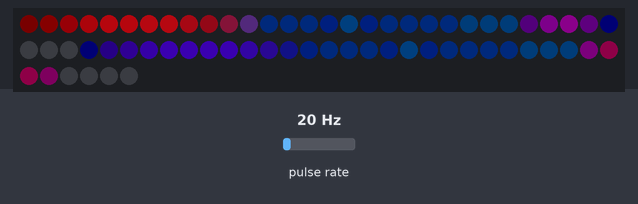
Simulated run of this sketch. Board: ESP32. Parts: 66 RGB LEDs in strip order, left to right, continuing on the next row. Wiring (inferred from the names in the program): pulse sensor: data GPIO 27. The test bench sets the inputs (shaded band); at power-on: pulse rate 20 Hz. Dim RGB values are drawn brighter than linear.

Above: at 1.2 s.
1.3 s: pulse rate (sensor on GPIO 27) set to 0 Hz
At 2.7 s:
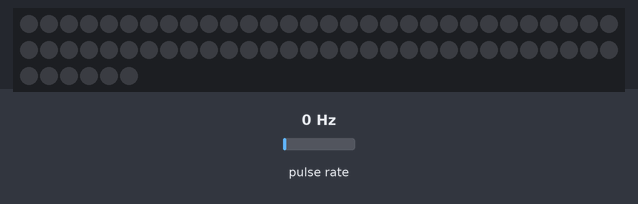
3.2 s: pulse rate (sensor on GPIO 27) set to 4 Hz
At 3.77 s:
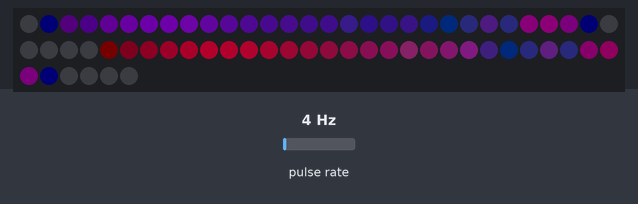
6.0 s: pulse rate (sensor on GPIO 27) set to 196 Hz
At 7.08 s:
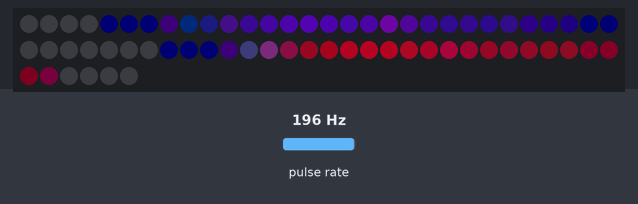
Timing chart, 0 to 9.0 s (numbered marks = the images above; inputs shaded):
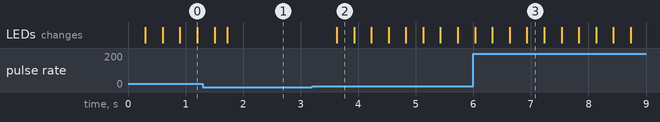

The sketch:

esp32_cylindrical_pov_smiley.ino
```cpp
#include <Arduino.h>
#include <FastLED.h>

// ------------------------- Hardware configuration -------------------------
constexpr uint8_t DATA_PIN = 23;   // SK9822 DI
constexpr uint8_t CLOCK_PIN = 18;  // SK9822 CI
constexpr uint8_t HALL_PIN = 27;   // KY-003 digital output

constexpr uint16_t LEDS_PER_ARM = 33;
constexpr uint16_t NUM_LEDS = LEDS_PER_ARM * 2;  // 66 total

// Arm A: LED 0..32 (bottom -> top)
constexpr uint16_t ARM_A_START = 0;
// Arm B: LED 33..65 physically wired top -> bottom
constexpr uint16_t ARM_B_START = LEDS_PER_ARM;

// POV angular resolution.
constexpr uint16_t ANGLE_SLICES = 180;  // 2 degrees per slice
constexpr int16_t ANGLE_OFFSET_SLICES = 0;  // rotate image if needed

constexpr uint8_t BRIGHTNESS = 72;
constexpr EOrder COLOR_ORDER = BGR;  // SK9822 strips are often BGR

// 3D ribbon effect tuning.
constexpr float EFFECT_SPIN_HZ = 0.32f;          // global animation speed
constexpr float HELIX_AMPLITUDE = 0.72f;         // vertical excursion
constexpr uint8_t TRAIL_SAMPLES = 3;             // more = longer afterglow trail
constexpr float TRAIL_ANGULAR_LAG_RAD = 0.18f;   // angular spacing between trail samples

// Hall pulse limits for filtering noise and handling restarts.
constexpr uint32_t MIN_HALF_PERIOD_US = 1500;      // reject bounce/noise
constexpr uint32_t MAX_HALF_PERIOD_US = 2000000; // reject impossible slow edge
constexpr uint32_t MIN_SIGNAL_TIMEOUT_US = 400000;
constexpr uint8_t MAX_MISSED_HALVES_BEFORE_BLANK = 8;

CRGB leds[NUM_LEDS];
float g_sliceTheta[ANGLE_SLICES];
float normY[LEDS_PER_ARM];

volatile uint32_t g_lastEdgeUs = 0;
volatile uint32_t g_lastPulseUs = 0;
volatile uint32_t g_halfPeriodUs = 30000;  // startup estimate
volatile uint8_t g_halfTurn = 0;            // 0: first 180 deg, 1: second 180 deg
volatile uint16_t g_syncedHalfTurns = 0;    // valid half-turn intervals measured

uint16_t g_lastRenderedSlice = 0xFFFF;
bool g_ledsAreCleared = false;

inline uint16_t armAIndexFromBottom(uint8_t y) {
  return ARM_A_START + y;
}

inline uint16_t armBIndexFromBottom(uint8_t y) {
  return ARM_B_START + (LEDS_PER_ARM - 1U - y);
}

void IRAM_ATTR onHallEdge() {
  const uint32_t nowUs = micros();

  if (g_lastEdgeUs == 0) {
    g_lastEdgeUs = nowUs;
    g_lastPulseUs = nowUs;
    g_syncedHalfTurns = 0;
    g_halfTurn = 0;
    return;
  }

  const uint32_t dt = nowUs - g_lastEdgeUs;
  if (dt < MIN_HALF_PERIOD_US) {
    return;  // debounce / EMI rejection
  }

  // Ignore implausibly short intervals after lock (noise spikes).
  if (g_syncedHalfTurns > 6 && (dt * 4U) < g_halfPeriodUs) {
    return;
  }

  if (dt > MAX_HALF_PERIOD_US) {
    // Lost lock (motor stopped or missed pulses). Re-lock from this new edge.
    g_lastEdgeUs = nowUs;
    g_lastPulseUs = nowUs;
    g_syncedHalfTurns = 0;
    g_halfTurn = 0;
    return;
  }

  // If dt is close to 2x/3x expected after lock, assume pulse(s) were skipped.
  // This keeps half-period estimation stable and preserves phase continuity.
  uint32_t halfStepsSinceLastPulse = 1U;
  uint32_t dtForFilter = dt;
  if (g_syncedHalfTurns > 6) {
    const uint32_t expectedHalfUs = g_halfPeriodUs;
    const uint32_t missedPulseThresholdUs = (expectedHalfUs * 7U) / 4U;
    if (dt > missedPulseThresholdUs) {
      const uint32_t estimatedSteps =
          (dt + (expectedHalfUs / 2U)) / expectedHalfUs;  // nearest integer
      if (estimatedSteps >= 2U && estimatedSteps <= 4U) {
        halfStepsSinceLastPulse = estimatedSteps;
        dtForFilter = dt / estimatedSteps;
      }
    }
  }

  // Low-pass filter half-turn duration so slice timing follows small RPM drift.
  // If a pulse is delayed/missed, cap filter input to avoid large timing jumps.
  if (g_syncedHalfTurns > 6) {
    const uint32_t maxFilterDt = g_halfPeriodUs * 2U;
    if (dtForFilter > maxFilterDt) {
      dtForFilter = maxFilterDt;
    }
  }
  g_halfPeriodUs = (g_halfPeriodUs * 7U + dtForFilter) / 8U;
  g_halfTurn ^= (halfStepsSinceLastPulse & 1U);
  if (g_syncedHalfTurns < (0xFFFF - halfStepsSinceLastPulse)) {
    g_syncedHalfTurns += halfStepsSinceLastPulse;
  } else {
    g_syncedHalfTurns = 0xFFFF;
  }

  g_lastEdgeUs = nowUs;
  g_lastPulseUs = nowUs;
}

void precomputeCoordinates() {
  for (uint16_t x = 0; x < ANGLE_SLICES; x++) {
    const float t = static_cast<float>(x) / static_cast<float>(ANGLE_SLICES);
    g_sliceTheta[x] = t * TWO_PI;
  }

  for (uint16_t y = 0; y < LEDS_PER_ARM; y++) {
    const float t = static_cast<float>(y) / static_cast<float>(LEDS_PER_ARM - 1);
    normY[y] = t * 2.0f - 1.0f;
  }
}

inline float gaussianFalloff(float delta, float width) {
  const float safeWidth = fmaxf(width, 0.01f);
  return expf(-(delta * delta) / (safeWidth * safeWidth));
}

CRGB helixPixel(uint16_t slice, uint8_t y, float phase) {
  const float theta = g_sliceTheta[slice];
  const float h = normY[y];

  CRGB pixel = CRGB::Black;

  for (uint8_t strand = 0; strand < 2; strand++) {
    const float strandPhase = strand ? PI : 0.0f;
    const float wavePhase = (2.0f * theta) + phase + strandPhase;
    const float yCore = HELIX_AMPLITUDE * sinf(wavePhase);

    // Depth term controls brightness and thickness for a stronger 3D look.
    const float depth = 0.5f + 0.5f * cosf(theta + phase * 0.65f + strandPhase);
    const float width = 0.05f + 0.13f * depth;

    float intensity = gaussianFalloff(h - yCore, width) * (0.28f + 0.72f * depth);
    for (uint8_t trail = 1; trail <= TRAIL_SAMPLES; trail++) {
      const float lag = TRAIL_ANGULAR_LAG_RAD * static_cast<float>(trail);
      const float trailTheta = theta - lag;
      const float trailWave = (2.0f * trailTheta) + phase + strandPhase;
      const float yTrail = HELIX_AMPLITUDE * sinf(trailWave);
      const float trailDepth = 0.5f + 0.5f * cosf(trailTheta + phase * 0.65f + strandPhase);
      const float trailWidth = 0.05f + 0.11f * trailDepth;
      intensity += gaussianFalloff(h - yTrail, trailWidth) *
                   (0.35f / static_cast<float>(trail)) *
                   (0.20f + 0.80f * trailDepth);
    }

    intensity = fminf(intensity, 1.0f);
    const uint8_t value = static_cast<uint8_t>(255.0f * intensity);
    const uint8_t baseHue = strand ? 170 : 6;  // cyan + amber strands
    const uint8_t hueDrift =
        static_cast<uint8_t>(phase * 14.0f + depth * 24.0f);
    pixel += ColorFromPalette(PartyColors_p, baseHue + hueDrift, value, LINEARBLEND);
  }

  // Dim center glow helps the helix feel volumetric while spinning.
  const float centerBoost = 1.0f - fminf(fabsf(h), 1.0f);
  const uint8_t ambience = static_cast<uint8_t>(centerBoost * 16.0f);
  pixel += CRGB(0, ambience / 2U, ambience);
  return pixel;
}

void renderSlice(uint16_t sliceA, uint32_t nowMs) {
  const uint16_t sliceB = (sliceA + ANGLE_SLICES / 2U) % ANGLE_SLICES;
  const float phase =
      fmodf((static_cast<float>(nowMs) * 0.001f) * TWO_PI * EFFECT_SPIN_HZ, TWO_PI);

  for (uint8_t y = 0; y < LEDS_PER_ARM; y++) {
    leds[armAIndexFromBottom(y)] = helixPixel(sliceA, y, phase);
    leds[armBIndexFromBottom(y)] = helixPixel(sliceB, y, phase);
  }
}

void clearLedsIfNeeded() {
  if (!g_ledsAreCleared) {
    fill_solid(leds, NUM_LEDS, CRGB::Black);
    FastLED.show();
    g_ledsAreCleared = true;
    g_lastRenderedSlice = 0xFFFF;
  }
}

void setup() {
  FastLED.addLeds<APA102, DATA_PIN, CLOCK_PIN, COLOR_ORDER>(leds, NUM_LEDS);
  FastLED.setBrightness(BRIGHTNESS);
  FastLED.setDither(0);
  fill_solid(leds, NUM_LEDS, CRGB::Black);
  FastLED.show();

  precomputeCoordinates();

  pinMode(HALL_PIN, INPUT_PULLUP);
  attachInterrupt(digitalPinToInterrupt(HALL_PIN), onHallEdge, FALLING);
}

void loop() {
  uint32_t lastPulseUs;
  uint32_t halfPeriodUs;
  uint8_t halfTurn;
  uint16_t syncedHalfTurns;

  noInterrupts();
  lastPulseUs = g_lastPulseUs;
  halfPeriodUs = g_halfPeriodUs;
  halfTurn = g_halfTurn;
  syncedHalfTurns = g_syncedHalfTurns;
  interrupts();

  if (syncedHalfTurns == 0) {
    clearLedsIfNeeded();
    return;
  }

  if (halfPeriodUs < MIN_HALF_PERIOD_US) {
    halfPeriodUs = MIN_HALF_PERIOD_US;
  }

  const uint32_t nowUs = micros();
  const uint32_t sincePulseUs = nowUs - lastPulseUs;
  const uint32_t signalTimeoutUs =
      max(MIN_SIGNAL_TIMEOUT_US, halfPeriodUs * MAX_MISSED_HALVES_BEFORE_BLANK);
  if (sincePulseUs > signalTimeoutUs) {
    clearLedsIfNeeded();
    return;
  }

  // Continue phase progression even if a pulse arrives late, so the image does
  // not freeze into a bright block on one side of the cylinder.
  const uint32_t elapsedHalves = sincePulseUs / halfPeriodUs;
  const uint32_t elapsedInHalfUs = sincePulseUs - (elapsedHalves * halfPeriodUs);
  uint8_t predictedHalfTurn = halfTurn;
  if (elapsedHalves & 1U) {
    predictedHalfTurn ^= 1U;
  }

  const uint16_t slicesPerHalf = ANGLE_SLICES / 2U;
  const uint16_t sliceWithinHalf =
      static_cast<uint16_t>((static_cast<uint64_t>(elapsedInHalfUs) * slicesPerHalf) /
                            halfPeriodUs);
  uint16_t baseSlice = predictedHalfTurn ? slicesPerHalf : 0U;
  int32_t correctedSlice = static_cast<int32_t>(baseSlice + sliceWithinHalf) +
                           static_cast<int32_t>(ANGLE_OFFSET_SLICES);
  while (correctedSlice < 0) {
    correctedSlice += ANGLE_SLICES;
  }
  const uint16_t displaySlice = static_cast<uint16_t>(correctedSlice % ANGLE_SLICES);

  if (displaySlice == g_lastRenderedSlice) {
    return;
  }

  const uint32_t nowMs = nowUs / 1000U;
  renderSlice(displaySlice, nowMs);
  FastLED.show();
  g_lastRenderedSlice = displaySlice;
  g_ledsAreCleared = false;
}
```

Measured:
- after the input at 1.3 s, the LEDs: first change after 0.20 s (image 1 shows a later state)
- after the input at 3.2 s, the LEDs: change after 0.43 s (image 2)
